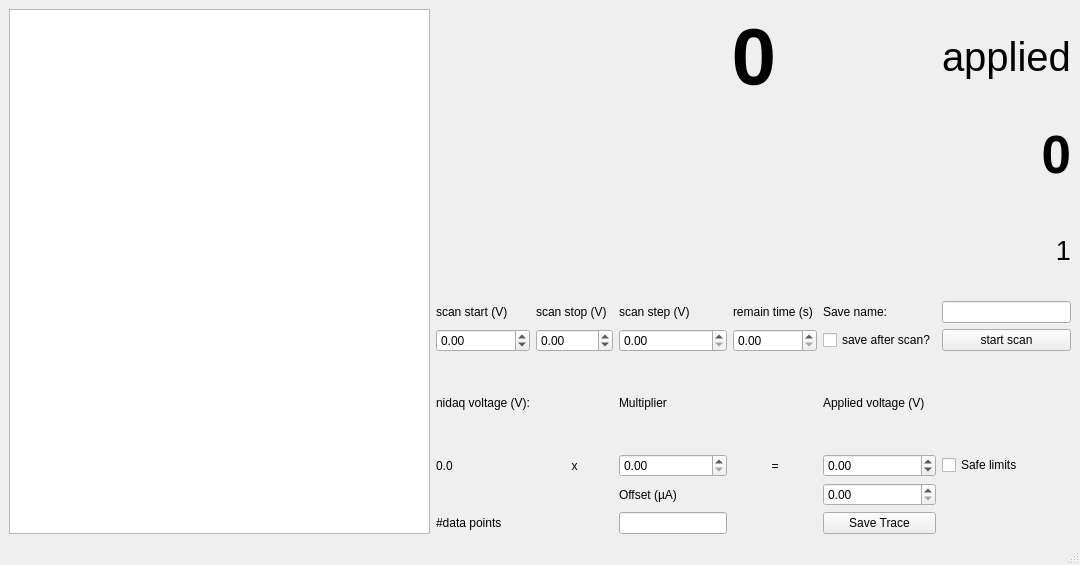
<?xml version="1.0" encoding="UTF-8"?>
<ui version="4.0">
 <class>MainWindow</class>
 <widget class="QMainWindow" name="MainWindow">
  <property name="geometry">
   <rect>
    <x>0</x>
    <y>0</y>
    <width>1080</width>
    <height>565</height>
   </rect>
  </property>
  <property name="windowTitle">
   <string>MainWindow</string>
  </property>
  <widget class="QWidget" name="centralwidget">
   <layout class="QHBoxLayout" name="horizontalLayout">
    <item>
     <layout class="QGridLayout" name="gridLayout">
      <item row="3" column="2">
       <widget class="QLabel" name="label_9">
        <property name="text">
         <string>scan stop (V)</string>
        </property>
       </widget>
      </item>
      <item row="6" column="2">
       <widget class="QLabel" name="label_3">
        <property name="text">
         <string>x</string>
        </property>
        <property name="alignment">
         <set>Qt::AlignCenter</set>
        </property>
       </widget>
      </item>
      <item row="4" column="2">
       <widget class="QDoubleSpinBox" name="scan_stop_V_doubleSpinBox">
        <property name="minimum">
         <double>-1000.000000000000000</double>
        </property>
        <property name="maximum">
         <double>10000.000000000000000</double>
        </property>
       </widget>
      </item>
      <item row="1" column="1" colspan="6">
       <widget class="QLabel" name="VoltageValue_Label">
        <property name="font">
         <font>
          <pointsize>40</pointsize>
          <weight>75</weight>
          <bold>true</bold>
         </font>
        </property>
        <property name="text">
         <string>0</string>
        </property>
        <property name="alignment">
         <set>Qt::AlignRight|Qt::AlignTrailing|Qt::AlignVCenter</set>
        </property>
       </widget>
      </item>
      <item row="0" column="0" rowspan="9">
       <widget class="PlotWidget" name="current_trace_PlotWidget">
        <property name="sizePolicy">
         <sizepolicy hsizetype="Expanding" vsizetype="Expanding">
          <horstretch>1</horstretch>
          <verstretch>1</verstretch>
         </sizepolicy>
        </property>
        <property name="minimumSize">
         <size>
          <width>400</width>
          <height>0</height>
         </size>
        </property>
       </widget>
      </item>
      <item row="6" column="4">
       <widget class="QLabel" name="label_7">
        <property name="text">
         <string>=</string>
        </property>
        <property name="alignment">
         <set>Qt::AlignCenter</set>
        </property>
       </widget>
      </item>
      <item row="8" column="1">
       <widget class="QLabel" name="label">
        <property name="text">
         <string>#data points</string>
        </property>
       </widget>
      </item>
      <item row="5" column="1">
       <widget class="QLabel" name="label_4">
        <property name="text">
         <string>nidaq voltage (V):</string>
        </property>
       </widget>
      </item>
      <item row="3" column="3">
       <widget class="QLabel" name="label_10">
        <property name="text">
         <string>scan step (V)</string>
        </property>
       </widget>
      </item>
      <item row="5" column="5">
       <widget class="QLabel" name="label_6">
        <property name="text">
         <string>Applied voltage (V)</string>
        </property>
       </widget>
      </item>
      <item row="6" column="1">
       <widget class="QLabel" name="nidaq_voltage_label">
        <property name="text">
         <string>0.0</string>
        </property>
       </widget>
      </item>
      <item row="4" column="6">
       <widget class="QPushButton" name="start_scan_pushButton">
        <property name="text">
         <string>start scan</string>
        </property>
       </widget>
      </item>
      <item row="7" column="5">
       <widget class="QDoubleSpinBox" name="offset_doubleSpinBox"/>
      </item>
      <item row="5" column="3">
       <widget class="QLabel" name="label_5">
        <property name="text">
         <string>Multiplier</string>
        </property>
       </widget>
      </item>
      <item row="4" column="4">
       <widget class="QDoubleSpinBox" name="stabilization_wait_time_doubleSpinBox">
        <property name="maximum">
         <double>100000.000000000000000</double>
        </property>
       </widget>
      </item>
      <item row="3" column="4">
       <widget class="QLabel" name="label_11">
        <property name="text">
         <string>remain time (s)</string>
        </property>
       </widget>
      </item>
      <item row="4" column="1">
       <widget class="QDoubleSpinBox" name="scan_start_V_doubleSpinBox">
        <property name="minimum">
         <double>-1000.000000000000000</double>
        </property>
        <property name="maximum">
         <double>1000.000000000000000</double>
        </property>
       </widget>
      </item>
      <item row="7" column="3">
       <widget class="QLabel" name="label_8">
        <property name="text">
         <string>Offset (µA)</string>
        </property>
       </widget>
      </item>
      <item row="3" column="1">
       <widget class="QLabel" name="label_2">
        <property name="text">
         <string>scan start (V)</string>
        </property>
       </widget>
      </item>
      <item row="8" column="3">
       <widget class="QLineEdit" name="Data_Points_LineEdit"/>
      </item>
      <item row="8" column="5">
       <widget class="QPushButton" name="SaveTrace_PushButton">
        <property name="text">
         <string>Save Trace</string>
        </property>
       </widget>
      </item>
      <item row="6" column="5">
       <widget class="QDoubleSpinBox" name="applied_voltage_doubleSpinBox">
        <property name="minimum">
         <double>-1000.000000000000000</double>
        </property>
        <property name="maximum">
         <double>1000.000000000000000</double>
        </property>
       </widget>
      </item>
      <item row="6" column="3">
       <widget class="QDoubleSpinBox" name="Multiplier_doubleSpinBox">
        <property name="maximum">
         <double>100000.000000000000000</double>
        </property>
       </widget>
      </item>
      <item row="2" column="1" colspan="6">
       <widget class="QLabel" name="nidaqVolt_label">
        <property name="font">
         <font>
          <pointsize>20</pointsize>
         </font>
        </property>
        <property name="text">
         <string>1</string>
        </property>
        <property name="alignment">
         <set>Qt::AlignRight|Qt::AlignTrailing|Qt::AlignVCenter</set>
        </property>
       </widget>
      </item>
      <item row="4" column="3">
       <widget class="QDoubleSpinBox" name="step_doubleSpinBox"/>
      </item>
      <item row="0" column="1" colspan="5">
       <widget class="QLabel" name="VoltageValue_Label_2">
        <property name="minimumSize">
         <size>
          <width>340</width>
          <height>95</height>
         </size>
        </property>
        <property name="maximumSize">
         <size>
          <width>340</width>
          <height>95</height>
         </size>
        </property>
        <property name="font">
         <font>
          <pointsize>60</pointsize>
          <weight>75</weight>
          <italic>false</italic>
          <bold>true</bold>
          <underline>false</underline>
         </font>
        </property>
        <property name="text">
         <string>0</string>
        </property>
        <property name="alignment">
         <set>Qt::AlignRight|Qt::AlignTrailing|Qt::AlignVCenter</set>
        </property>
       </widget>
      </item>
      <item row="3" column="6">
       <widget class="QLineEdit" name="name_lineEdit">
        <property name="inputMask">
         <string/>
        </property>
        <property name="text">
         <string/>
        </property>
        <property name="maxLength">
         <number>32767</number>
        </property>
        <property name="cursorPosition">
         <number>0</number>
        </property>
       </widget>
      </item>
      <item row="4" column="5">
       <widget class="QCheckBox" name="save_after_scan_checkBox">
        <property name="text">
         <string>save after scan?</string>
        </property>
       </widget>
      </item>
      <item row="3" column="5">
       <widget class="QLabel" name="label_12">
        <property name="text">
         <string>Save name:</string>
        </property>
       </widget>
      </item>
      <item row="6" column="6">
       <widget class="QCheckBox" name="safe_limits_checkBox">
        <property name="text">
         <string>Safe limits</string>
        </property>
       </widget>
      </item>
      <item row="0" column="6">
       <widget class="QLabel" name="label_13">
        <property name="font">
         <font>
          <pointsize>30</pointsize>
         </font>
        </property>
        <property name="text">
         <string>applied</string>
        </property>
       </widget>
      </item>
     </layout>
    </item>
   </layout>
  </widget>
  <widget class="QMenuBar" name="menubar">
   <property name="geometry">
    <rect>
     <x>0</x>
     <y>0</y>
     <width>1080</width>
     <height>21</height>
    </rect>
   </property>
  </widget>
  <widget class="QStatusBar" name="statusbar"/>
 </widget>
 <customwidgets>
  <customwidget>
   <class>PlotWidget</class>
   <extends>QGraphicsView</extends>
   <header>pyqtgraph</header>
  </customwidget>
 </customwidgets>
 <resources/>
 <connections/>
</ui>
